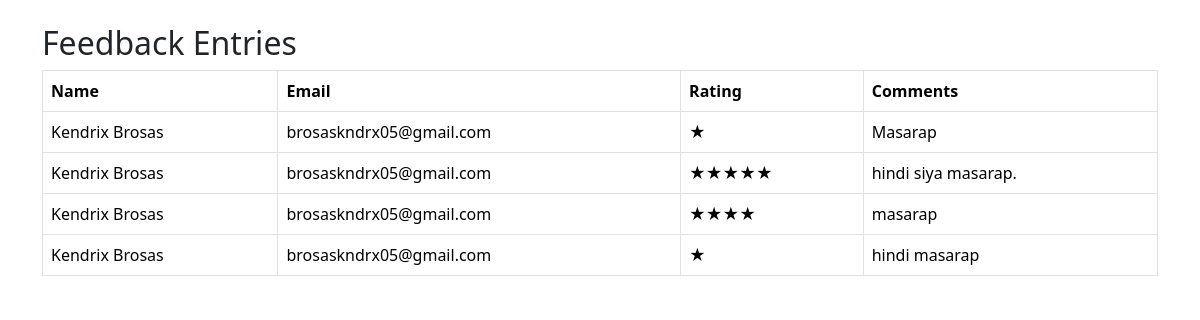
Page /pages/list.php on the earlier database version.
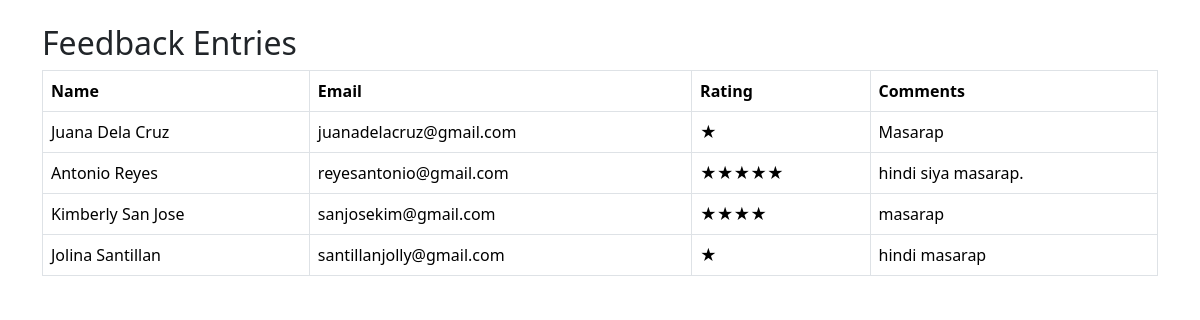
Same page on the later database version.
### tables this page shows
CREATE TABLE `feedback` (
  `id` int(11) NOT NULL,
  `rating` tinyint(4) NOT NULL,
  `name` varchar(100) NOT NULL,
  `email` varchar(100) NOT NULL,
  `comment` text NOT NULL,
  `created_at` timestamp NOT NULL DEFAULT current_timestamp()
);

### pages/list.php (the view, shortened to what this page needs)
<?php
require_once "../config.php";
?>
<!DOCTYPE html>
<html lang="en">
<head>
  <link href="https://cdn.jsdelivr.net/npm/bootstrap@5.3.3/dist/css/bootstrap.min.css" rel="stylesheet">
</head>
<body class="container mt-4">
  <h2>Feedback Entries</h2>
  <table class="table table-bordered">
    <thead>
      <tr>
        <th>Name</th>
        <th>Email</th>
        <th>Rating</th>
        <th>Comments</th>
      </tr>
    </thead>
    <tbody>
      <?php
      $result = $conn->query("SELECT * FROM feedback");
      while ($row = $result->fetch_assoc()):
        ?>
        <tr>
          <td><?= htmlspecialchars($row['name']) ?></td>
          <td><?= htmlspecialchars($row['email']) ?></td>
          <td><?= str_repeat('★', $row['rating']) ?></td>
          <td><?= htmlspecialchars($row['comment']) ?></td>
        </tr>
      <?php endwhile; ?>
    </tbody>
  </table>
</body>
</html>

Differences in the rows shown:
changed feedback "Masarap": name "Kendrix Brosas" → "Juana Dela Cruz"; email "brosaskndrx05@gmail.com" → "juanadelacruz@gmail.com"
changed feedback "hindi siya masarap.": name "Kendrix Brosas" → "Antonio Reyes"; email "brosaskndrx05@gmail.com" → "reyesantonio@gmail.com"
changed feedback "masarap": name "Kendrix Brosas" → "Kimberly San Jose"; email "brosaskndrx05@gmail.com" → "sanjosekim@gmail.com"
changed feedback "hindi masarap": name "Kendrix Brosas" → "Jolina Santillan"; email "brosaskndrx05@gmail.com" → "santillanjolly@gmail.com"
